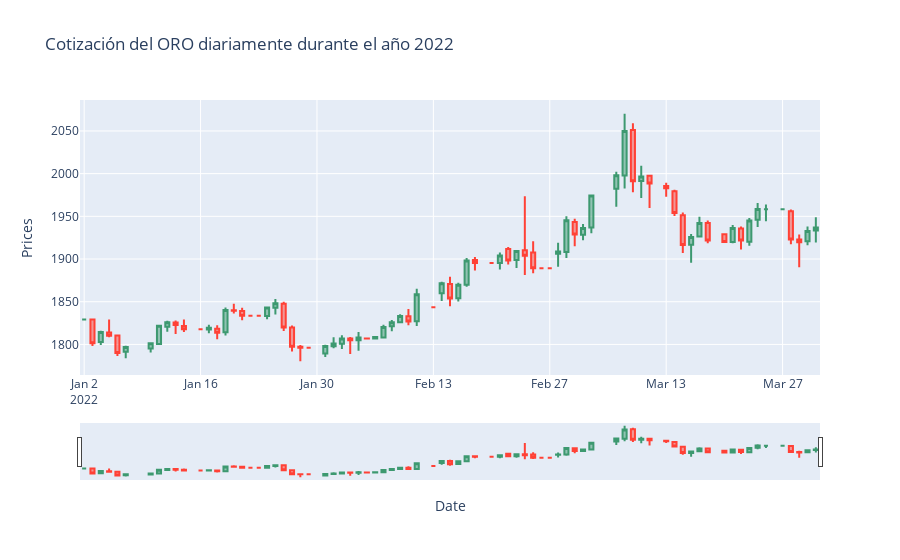

Source (notebook cell):
### Code cell
import plotly.graph_objects as go

fig4=go.Figure(data=[go.Candlestick(x=df_gold_OHCL_d.index, open=df_gold_OHCL_d['Open'], high=df_gold_OHCL_d['High'],
                                     low=df_gold_OHCL_d['Low'],close=df_gold_OHCL_d['Close'])])

fig4.update_xaxes(title_text='Date')
fig4.update_yaxes(title_text='Prices')
fig4.update_layout(xaxis_rangeslider_visible=True, title='Cotización del ORO diariamente durante el año 2022')
fig4.write_html( 'Data/Gold_Candlestick.html')

fig4.show()
